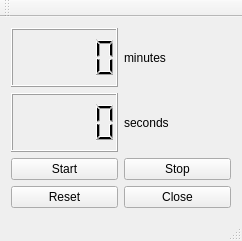
<?xml version="1.0" encoding="UTF-8"?>
<ui version="4.0">
 <class>MainWindow</class>
 <widget class="QMainWindow" name="MainWindow">
  <property name="geometry">
   <rect>
    <x>0</x>
    <y>0</y>
    <width>242</width>
    <height>241</height>
   </rect>
  </property>
  <property name="windowTitle">
   <string>MainWindow</string>
  </property>
  <widget class="QWidget" name="centralWidget">
   <layout class="QGridLayout" name="gridLayout">
    <item row="2" column="1">
     <widget class="QPushButton" name="stopButton">
      <property name="text">
       <string>Stop</string>
      </property>
     </widget>
    </item>
    <item row="3" column="1">
     <widget class="QPushButton" name="closeButton">
      <property name="text">
       <string>Close</string>
      </property>
     </widget>
    </item>
    <item row="3" column="0">
     <widget class="QPushButton" name="resetButton">
      <property name="text">
       <string>Reset</string>
      </property>
     </widget>
    </item>
    <item row="1" column="1">
     <widget class="QLabel" name="labelSec">
      <property name="text">
       <string>seconds</string>
      </property>
     </widget>
    </item>
    <item row="2" column="0">
     <widget class="QPushButton" name="startButton">
      <property name="text">
       <string>Start</string>
      </property>
     </widget>
    </item>
    <item row="0" column="1">
     <widget class="QLabel" name="labelMin">
      <property name="text">
       <string>minutes</string>
      </property>
     </widget>
    </item>
    <item row="1" column="0">
     <widget class="QLCDNumber" name="lcdNumberSec"/>
    </item>
    <item row="0" column="0">
     <widget class="QLCDNumber" name="lcdNumberMin">
      <property name="autoFillBackground">
       <bool>false</bool>
      </property>
     </widget>
    </item>
   </layout>
  </widget>
  <widget class="QMenuBar" name="menuBar">
   <property name="geometry">
    <rect>
     <x>0</x>
     <y>0</y>
     <width>242</width>
     <height>20</height>
    </rect>
   </property>
  </widget>
  <widget class="QToolBar" name="mainToolBar">
   <attribute name="toolBarArea">
    <enum>TopToolBarArea</enum>
   </attribute>
   <attribute name="toolBarBreak">
    <bool>false</bool>
   </attribute>
  </widget>
  <widget class="QStatusBar" name="statusBar"/>
 </widget>
 <layoutdefault spacing="6" margin="11"/>
 <resources/>
 <connections/>
</ui>
